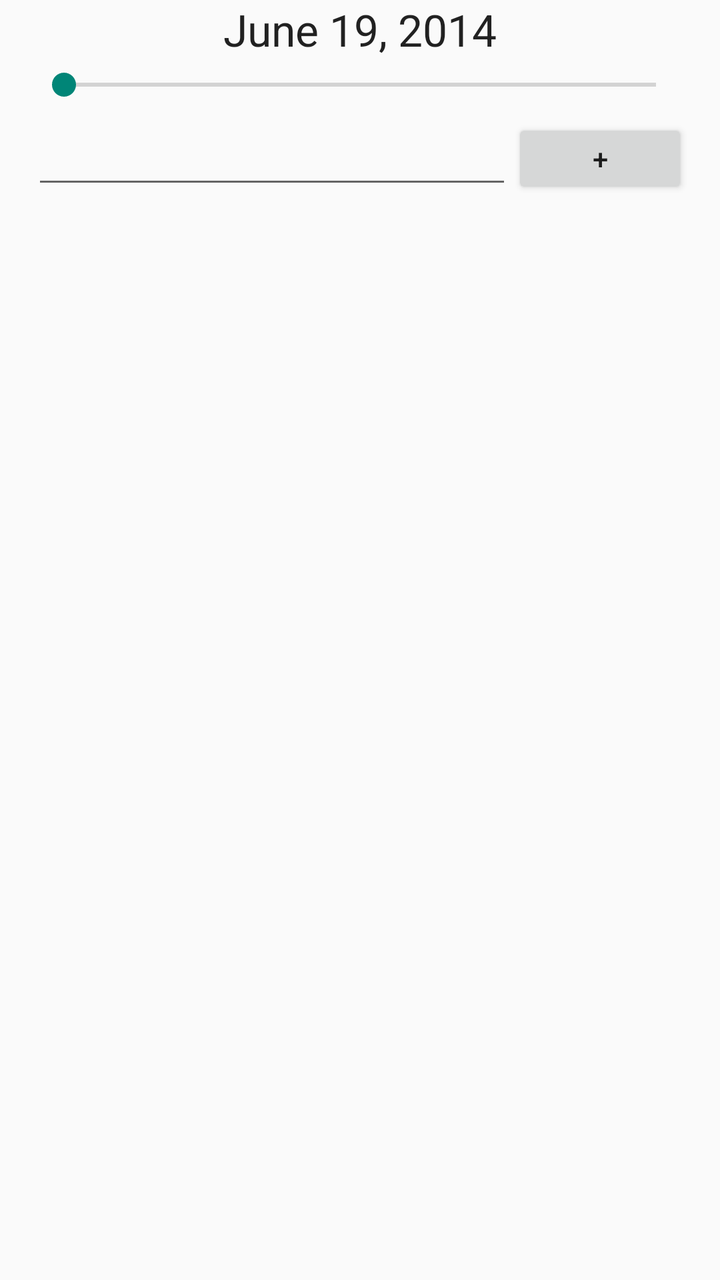
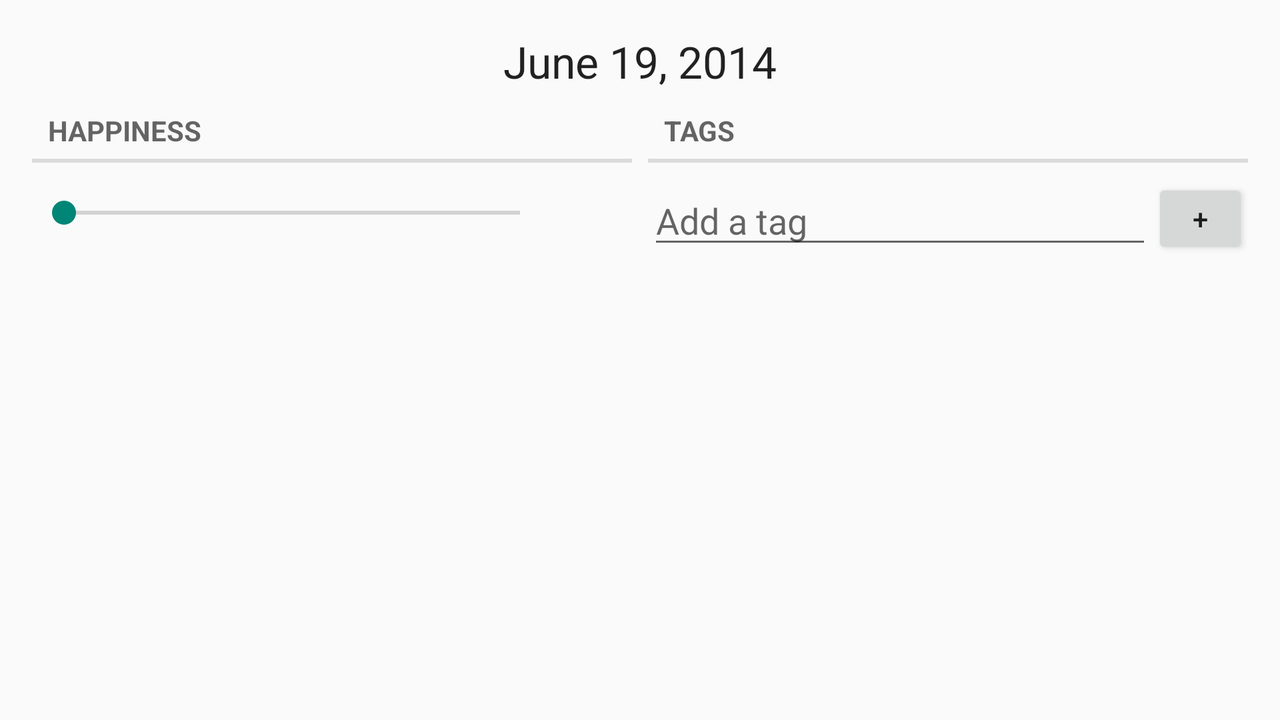

The same Android screen from two of the app's own layout files: first res/layout/ as a phone draws it, then the repository's variant for another configuration, drawn on a device whose configuration selects that folder. Both files follow.
<!-- AndroidManifest.xml: application theme AppTheme -->
<!-- res/layout/fragment_edithappyentry.xml -->
<?xml version="1.0" encoding="utf-8"?>
<LinearLayout xmlns:android="http://schemas.android.com/apk/res/android"
    android:layout_width="match_parent"
    android:layout_height="match_parent"
    android:orientation="vertical"
    android:focusable="true"
    android:focusableInTouchMode="true"
    android:paddingRight="16dp"
    android:paddingLeft="16dp" >

    <TextView
        android:id="@+id/happyentry_timeTextView"
        android:layout_width="match_parent"
        android:layout_height="wrap_content"
        android:text="June 19, 2014"
        android:textAppearance="?android:attr/textAppearanceLarge"
        android:layout_gravity="center"
        android:gravity="center"
        android:textAlignment="center"
        android:layout_marginBottom="4dp" />

    <SeekBar
        android:id="@+id/happyentry_LevelSeek"
        android:layout_width="match_parent"
        android:layout_height="wrap_content"
        android:max="100" />

    <LinearLayout
        android:layout_width="match_parent"
        android:layout_marginTop="4dp"
        android:layout_marginBottom="4dp"
        android:layout_height="48dp"
        android:paddingTop="4dp"
        android:paddingBottom="4dp" >

        <EditText
            android:id="@+id/happyentry_tagsEditText"
            android:layout_width="0dp"
            android:layout_height="match_parent"
            android:layout_weight="1"
            android:inputType="text" />

        <Button
            android:id="@+id/happyentry_addTagButton"
            android:layout_width="wrap_content"
            android:layout_height="match_parent"
            android:text="+" />

    </LinearLayout>

    <ListView
        android:id="@+id/happyentry_tagsListView"
        android:layout_width="match_parent"
        android:layout_height="0dp"
        android:layout_weight="99" >

    </ListView>
</LinearLayout>
<!-- resources referenced by this layout -->
<resources>
  <style name="AppTheme" parent="AppBaseTheme">
          
      </style>
  <!-- from res/values-v14/ -->
  <style name="AppBaseTheme" parent="Theme.AppCompat.Light.DarkActionBar">
          
          <item name="android:actionBarStyle">@style/MyActionBar</item>
      </style>
  <!-- from res/values-v14/ -->
  <style name="MyActionBar" parent="@android:style/Widget.ActionBar">
          <item name="android:background">@color/main_color</item>
          <item name="android:titleTextStyle">@style/TitleTextStyle</item>
      </style>
  <color name="main_color">#0099CC</color>
  <!-- from res/values-v14/ -->
  <style name="TitleTextStyle" parent="@android:style/TextAppearance">
          <item name="android:textColor">#ffffff</item>
      </style>
</resources>
<!-- res/layout-land/fragment_edithappyentry.xml (the repository's variant of the layout above) -->
<!-- drawn on the phone turned sideways -->
<?xml version="1.0" encoding="utf-8"?>
<LinearLayout xmlns:android="http://schemas.android.com/apk/res/android"
    android:layout_width="match_parent"
    android:layout_height="match_parent"
    android:layout_marginTop="16dp"
    android:focusable="true"
    android:focusableInTouchMode="true"
    android:orientation="vertical"
    android:paddingLeft="16dp"
    android:paddingRight="16dp" >
    
    <TextView
        android:id="@+id/happyentry_timeTextView"
        android:layout_width="match_parent"
        android:layout_height="wrap_content"
        android:text="June 19, 2014"
        android:textAppearance="?android:attr/textAppearanceLarge"
        android:layout_gravity="center"
        android:gravity="center"
        android:layout_marginBottom="4dp" />

    <LinearLayout 
        android:layout_width="match_parent"
        android:layout_height="wrap_content"
        android:orientation="horizontal"
        android:baselineAligned="false">
        
        <LinearLayout 
            android:layout_width="0dp"
            android:layout_height="wrap_content"
            android:layout_weight="1"
            android:orientation="vertical"
            android:layout_marginRight="4dp">
            
            <TextView 
			    android:layout_width="match_parent"
			    android:layout_height="wrap_content"
			    style="?android:attr/listSeparatorTextViewStyle"
			    android:text="Happiness"
			    android:layout_marginBottom="16dp" />
            
            <LinearLayout 
		        android:layout_width="match_parent"
		        android:layout_height="wrap_content"
		        android:orientation="horizontal">
        
		        <SeekBar
			        android:id="@+id/happyentry_LevelSeek"
			        android:layout_width="0dp"
			        android:layout_height="wrap_content"
			        android:max="100"
			        android:layout_weight="1" />
        
		        <TextView 
		            android:id="@+id/happyentry_levelTextView"
		            android:layout_width="40dp"
		            android:layout_height="match_parent"
		            android:textSize="20sp"
		            android:layout_gravity="center_vertical|center_horizontal" />
    		</LinearLayout>
            
        </LinearLayout>

	    <LinearLayout 
            android:layout_width="0dp"
            android:layout_height="wrap_content"
            android:layout_weight="1"
            android:orientation="vertical"
            android:layout_marginLeft="4dp">
            
		    <TextView 
		        android:layout_width="match_parent"
		        android:layout_height="wrap_content"
		        style="?android:attr/listSeparatorTextViewStyle"
		        android:text="Tags" />
		    
		    <LinearLayout
		        android:layout_width="match_parent"
		        android:layout_marginTop="4dp"
		        android:layout_marginBottom="4dp"
		        android:layout_height="48dp"
		        android:paddingTop="4dp"
		        android:paddingBottom="4dp" >

		        <AutoCompleteTextView
		            android:id="@+id/happyentry_tagsEditText"
		            android:layout_width="0dp"
		            android:layout_height="match_parent"
		            android:layout_weight="1"
		            android:inputType="text"
		            android:hint="Add a tag"
		            android:imeOptions="actionSend" />

		        <Button
		            android:id="@+id/happyentry_addTagButton"
		            android:layout_width="48dp"
		            android:layout_height="match_parent"
		            android:text="+" />

		    </LinearLayout>

		    <ListView
		        android:id="@+id/happyentry_tagsListView"
		        android:layout_width="match_parent"
		        android:layout_height="0dp"
		        android:layout_weight="99" />
	    
	    </LinearLayout>
    
    </LinearLayout>

    

    
    

    
    


    
</LinearLayout>
